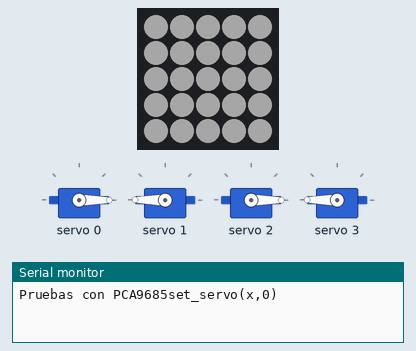
The program below on a simulated ESP32. On the bench: 5×5 RGB LED matrix (first LED top left, wired row by row), 4 × servo, the last lines printed to the serial monitor. Dim RGB values are drawn brighter than linear.

Above: at 0.1 s.
At 2.1 s:
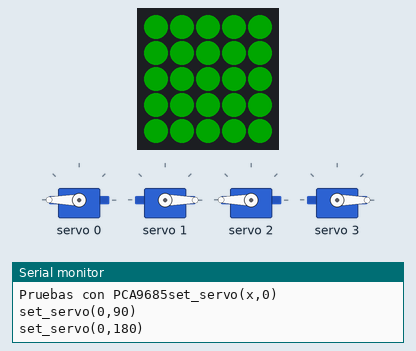
At 3.1 s:
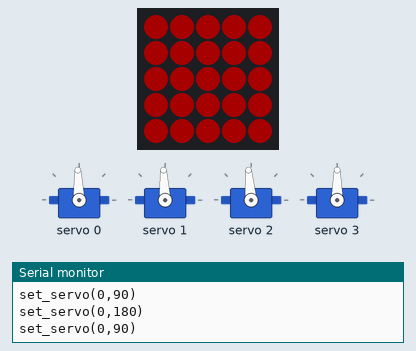
Timing chart, 0 to 130.0 s (numbered marks = the images above):
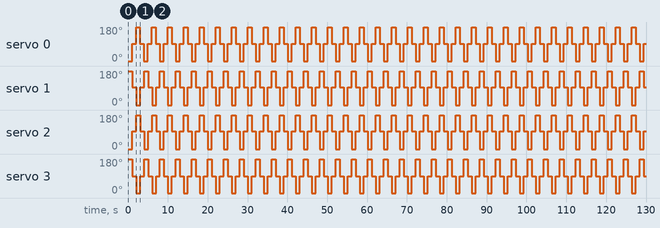

Measured:
- by itself, servo 0: repeats every 4.0 s: 180° 1.0 s, 92° 1.0 s, 0° 1.0 s, 92° 1.0 s
- by itself, servo 1: repeats every 4.0 s: 0° 1.0 s, 93° 1.0 s, 180° 1.0 s, 93° 1.0 s
- by itself, servo 2: repeats every 4.0 s: 180° 1.0 s, 95° 1.0 s, 0° 1.0 s, 95° 1.0 s
- by itself, servo 3: repeats every 4.0 s: 0° 1.0 s, 90° 1.0 s, 180° 1.0 s, 90° 1.0 s
- what the display in image 1 shows lasts 1.0 s, from 2.0 s to 3.0 s

The program:

main.cpp
```cpp
#include <Arduino.h>

#include "M5Atom.h"
#include <Wire.h>
#include <SPI.h>
#include <Adafruit_PWMServoDriver.h>

int pos0[] = {85,85,90,80};         //Trimming
int pos180[] = {525,530,535,525};   //Trimming

const uint16_t ServoMinTicks = 102; // ancho de pulso en ticks para pocicion 0°
const uint16_t ServoMaxTicks = 512; // ancho de pulso en ticks para la pocicion 180°

// #define POS0_0    102
// #define POS0_180  512
// #define POS1_0    102
// #define POS1_180  542

#define SERVO_FREQ 50 // Analog servos run at ~50 Hz updates

// called this way, it uses the default address 0x40
Adafruit_PWMServoDriver servos = Adafruit_PWMServoDriver(0X40);

// Declaración de la función:
//void set_servo(int8_t n_servo, int angulo, int16_t pos0, int16_t pos180);
void set_servo(uint8_t n_servo, int angulo);

void setup() {
  // inicio puerto serie
  M5.begin(true, true,true);  // Init Atom-Matrix(Initialize serial port, LED matrix).
  Serial.begin(115200);

  Serial.print("Pruebas con PCA9685");

  servos.begin();
  servos.setPWMFreq(SERVO_FREQ);
}

void loop() {

  set_servo(0,0);
  set_servo(1,180);
  set_servo(2,0);
  set_servo(3,180);
  M5.dis.fillpix(0xFFFFFF);
  Serial.println("set_servo(x,0)");
  delay(1000);
  set_servo(0,90);
  set_servo(1,90);
  set_servo(2,90);
  set_servo(3,90);

  M5.dis.fillpix(0xFF0000);
  Serial.println("set_servo(0,90)");
  delay(1000);
  set_servo(0,180);
  set_servo(1,0);
  set_servo(2,180);
  set_servo(3,0);
  M5.dis.fillpix(0x00FF00);
  Serial.println("set_servo(0,180)");
  delay(1000);
  set_servo(0,90);
  set_servo(1,90);
  set_servo(2,90);
  set_servo(3,90);
  M5.dis.fillpix(0xFF0000);
  Serial.println("set_servo(0,90)");
  delay(1000);


  // Calibracion
  //  servos.setPWM(0,0,102);
  //  delay(1000);
  //  servos.setPWM(0,0,525);
  //  delay(1000);

}

// Definición de la función:
void set_servo(uint8_t n_servo, int angulo) {

  int duty;
  duty=map(angulo,0,180,pos0[n_servo], pos180[n_servo]);
  servos.setPWM(n_servo, 0, duty);

  // for (uint16_t duty = pos0[n_servo]; duty < pos180[n_servo]; duty++){
  // servos.setPWM(n_servo, 0, duty);
  // delay(2);
  // }

}
```
